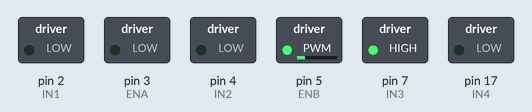
The sketch below on a simulated Arduino Uno, built with avr-gcc and run on an emulated ATmega328P. On the bench: switched loads named in the sketch (green lamp = pin HIGH).

Above: at 0.05 s.
At 1.5 s:
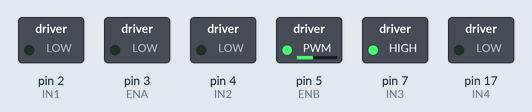
At 3.0 s:
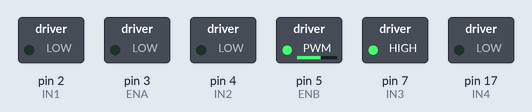
At 5.95 s:
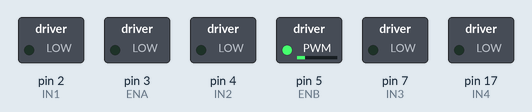
At 8.95 s:
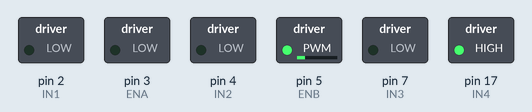
At 11.95 s:
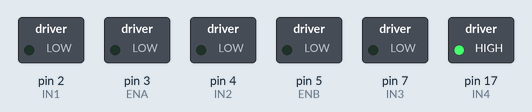
Timing chart, 0 to 15.6 s (numbered marks = the images above):
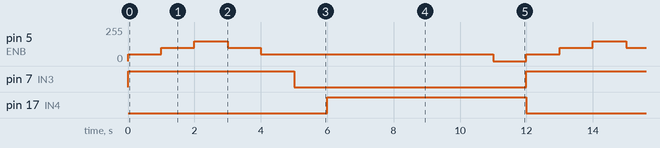

Measured:
- by itself, pin 5 (ENB): repeats every 12.0 s: 100/255 1.0 s, 150/255 1.0 s, 100/255 1.0 s, 50/255 7.0 s, 0/255 1.0 s, 50/255 1.0 s
- by itself, pin 7 (IN3): alternates HIGH for 5.0 s and LOW for 7.0 s
- by itself, pin 17 (IN4): alternates HIGH for 6.0 s and LOW for 6.0 s

The sketch:

Motor_1.ino
```cpp
/*
  Prueba de motores del Rastuino v1.
  Utiliza el motor controlado por IN3/IN4/ENB.
  Lo hace girar en un sentido a diferentes velocidades, lo para e invierte el
sentido de giro.
*/
/* Definición de lo pines usados para el L298N */
int IN1=2;
int IN2=4;
int ENA=3;
int IN3=7;
int IN4=17;
int ENB=5;

/* Posibles modos: */
int DERECHA=1;
int IZQUIERDA=2;
int FRENO=0;

/* Selecciona el modo para uno de los motores */
void ModoMotor(int motor, int modo)
{
 if (motor)
   {
    digitalWrite(IN3,modo & 1);
    digitalWrite(IN4,modo & 2);
   }
else
   {
    digitalWrite(IN1,modo & 1);
    digitalWrite(IN2,modo & 2);
   }
}

/* Selecciona la velocidad para uno de los motores */
void VelMotor(int motor, int valor)
{
 if (motor)
    analogWrite(ENB,valor);
 else
    analogWrite(ENA,valor);
}

/* Inicializa como salidas a todos los pines usados para el L298N */
void setup()
{
 pinMode(IN1,OUTPUT);
 pinMode(IN2,OUTPUT);
 pinMode(ENA,OUTPUT);
 pinMode(IN3,OUTPUT);
 pinMode(IN4,OUTPUT);
 pinMode(ENB,OUTPUT);
}

void loop()
{
 /* El motor 1 gira a la derecha */
 ModoMotor(1,DERECHA);
 /* Velocidad a 20% por 1 segundo */
 VelMotor(1,50);
 delay(1000);
 /* Velocidad a 40% por 1 segundo */
 VelMotor(1,100);
 delay(1000);
 /* Velocidad a 60% por 1 segundo */
 VelMotor(1,150);
 delay(1000);
 /* Velocidad a 40% por 1 segundo */
 VelMotor(1,100);
 delay(1000);
 /* Velocidad a 20% por 1 segundo */
 VelMotor(1,50);
 delay(1000);
 /* Frenar el motor por 1 segundo */
 ModoMotor(1,FRENO);
 delay(1000);
 /* El motor 1 gira a la izquierda por 5 segundos */
 ModoMotor(1,IZQUIERDA);
 delay(5000);
 /* Apagar el motor 1 por 1 segundo */
 VelMotor(1,0);
 delay(1000);
}
```
